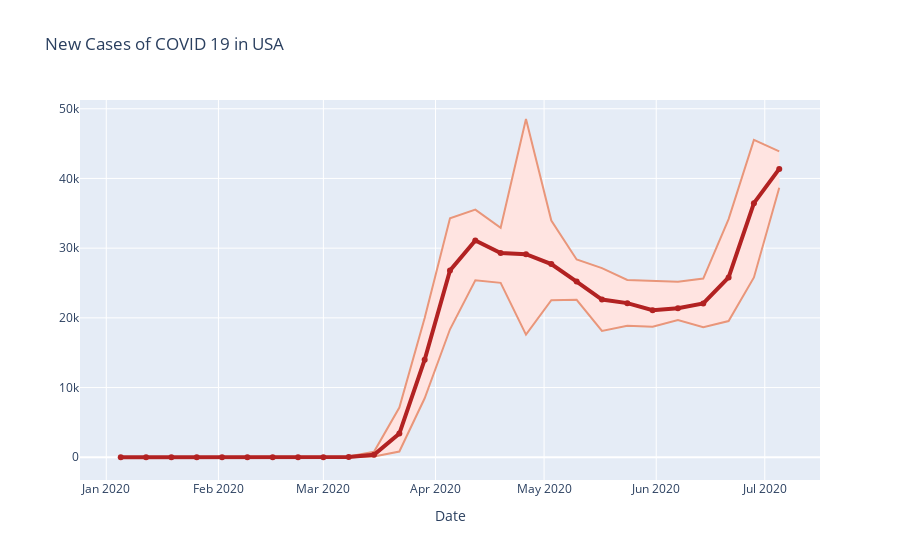

The code cell stored with this chart in its notebook:
### Code cell
# fig, ax = plt.subplots(figsize = (15,10)) 

trace1 = go.Scatter(
    x = df_week_new_cases.index,
    y = df_week_new_cases['mean'],
    mode = "lines+markers",
#     name = "Average Weekly New Cases",
#     text= df.university_name,
    line = dict(color = 'firebrick', width=4),)

trace2 = go.Scatter(
    x = df_week_new_cases.index,
    y = df_week_new_cases['min'],
    fill = None,
    mode = "lines",
    line_color='darksalmon',
    )

trace3 = go.Scatter(
    x=df_week_new_cases.index,
    y=df_week_new_cases['max'],
    fill='tonexty',
    fillcolor  = 'mistyrose',# fill area between trace0 and trace1
    mode='lines', line_color='darksalmon',
    opacity=1)

data = [trace2, trace3, trace1]
layout = dict(title = 'New Cases of COVID 19 in USA',
              xaxis= dict(title= 'Date',ticklen= 5,zeroline= False),
              showlegend=False
             )
fig = go.Figure(data= data, layout = layout)

fig.show()

# ax = sns.lineplot(df_week_new_cases.index, df_week_new_cases['mean'], color = 'lightcoral', marker = 'o', linewidth = 3.0) 
# fig = px.line(df_week_new_cases, x=df_week_new_cases.index, y='mean', labels={'x':'Date', 'y':'New Cases Count'})
# fig = px.area(df_week_new_cases, x=df_week_new_cases.index, y=df_week_new_cases['min'])
# fig.show()

# ax.fill_between(df_week_new_cases.index, df_week_new_cases['min'], df_week_new_cases['max'],\
#                 facecolor ='lightsalmon', alpha = 0.3) 

# ax.set_facecolor('azure')
# ax.xaxis.set(ticks = df_week_new_cases.index, )
# ax.tick_params(axis='x', rotation=45)
# ax.set(title = "New Cases of Covid19 in USA on weekly basis", ylabel = 'New Cases Count', xlabel = 'Date')

### Figure 1 — Plotly figure (JSON) as saved in the notebook; plotly's stock layout.template omitted (floating-point values rounded to 4 significant figures)
{"data": [{"line": {"color": "darksalmon"}, "mode": "lines", "type": "scatter", "x": ["2020-01-05T00:00:00", "2020-01-12T00:00:00", "2020-01-19T00:00:00", "2020-01-26T00:00:00", "2020-02-02T00:00:00", "2020-02-09T00:00:00", "2020-02-16T00:00:00", "2020-02-23T00:00:00", "2020-03-01T00:00:00", "2020-03-08T00:00:00", "2020-03-15T00:00:00", "2020-03-22T00:00:00", "2020-03-29T00:00:00", "2020-04-05T00:00:00", "2020-04-12T00:00:00", "2020-04-19T00:00:00", "2020-04-26T00:00:00", "2020-05-03T00:00:00", "2020-05-10T00:00:00", "2020-05-17T00:00:00", "2020-05-24T00:00:00", "2020-05-31T00:00:00", "2020-06-07T00:00:00", "2020-06-14T00:00:00", "2020-06-21T00:00:00", "2020-06-28T00:00:00", "2020-07-05T00:00:00"], "y": [0, 0, 0, 0, 0, 0, 0, 0, 0, 14, 121, 823, 8459, 18360, 25398, 25023, 17588, 22541, 22593, 18117, 18873, 18721, 19699, 18665, 19543, 25793, 38673]}, {"fill": "tonexty", "fillcolor": "mistyrose", "line": {"color": "darksalmon"}, "mode": "lines", "opacity": 1, "type": "scatter", "x": ["2020-01-05T00:00:00", "2020-01-12T00:00:00", "2020-01-19T00:00:00", "2020-01-26T00:00:00", "2020-02-02T00:00:00", "2020-02-09T00:00:00", "2020-02-16T00:00:00", "2020-02-23T00:00:00", "2020-03-01T00:00:00", "2020-03-08T00:00:00", "2020-03-15T00:00:00", "2020-03-22T00:00:00", "2020-03-29T00:00:00", "2020-04-05T00:00:00", "2020-04-12T00:00:00", "2020-04-19T00:00:00", "2020-04-26T00:00:00", "2020-05-03T00:00:00", "2020-05-10T00:00:00", "2020-05-17T00:00:00", "2020-05-24T00:00:00", "2020-05-31T00:00:00", "2020-06-07T00:00:00", "2020-06-14T00:00:00", "2020-06-21T00:00:00", "2020-06-28T00:00:00", "2020-07-05T00:00:00"], "y": [0, 0, 0, 1, 3, 3, 1, 19, 18, 105, 777, 7123, 19979, 34272, 35527, 32922, 48529, 33955, 28369, 27143, 25434, 25337, 25178, 25639, 34158, 45527, 43880]}, {"line": {"color": "firebrick", "width": 4}, "mode": "lines+markers", "type": "scatter", "x": ["2020-01-05T00:00:00", "2020-01-12T00:00:00", "2020-01-19T00:00:00", "2020-01-26T00:00:00", "2020-02-02T00:00:00", "2020-02-09T00:00:00", "2020-02-16T00:00:00", "2020-02-23T00:00:00", "2020-03-01T00:00:00", "2020-03-08T00:00:00", "2020-03-15T00:00:00", "2020-03-22T00:00:00", "2020-03-29T00:00:00", "2020-04-05T00:00:00", "2020-04-12T00:00:00", "2020-04-19T00:00:00", "2020-04-26T00:00:00", "2020-05-03T00:00:00", "2020-05-10T00:00:00", "2020-05-17T00:00:00", "2020-05-24T00:00:00", "2020-05-31T00:00:00", "2020-06-07T00:00:00", "2020-06-14T00:00:00", "2020-06-21T00:00:00", "2020-06-28T00:00:00", "2020-07-05T00:00:00"], "y": [0, 0, 0, 0.2857, 0.8571, 0.5714, 0.4286, 2.857, 4.857, 52, 359.7, 3399.0, 13990.0, 26796, 31102, 29305, 29140.0, 27720.0, 25210.0, 22620.0, 22110.0, 21102, 21380.0, 22070.0, 25799, 36460.0, 41370.0]}], "layout": {"showlegend": false, "title": {"text": "New Cases of COVID 19 in USA"}, "xaxis": {"ticklen": 5, "title": {"text": "Date"}, "zeroline": false}}}
